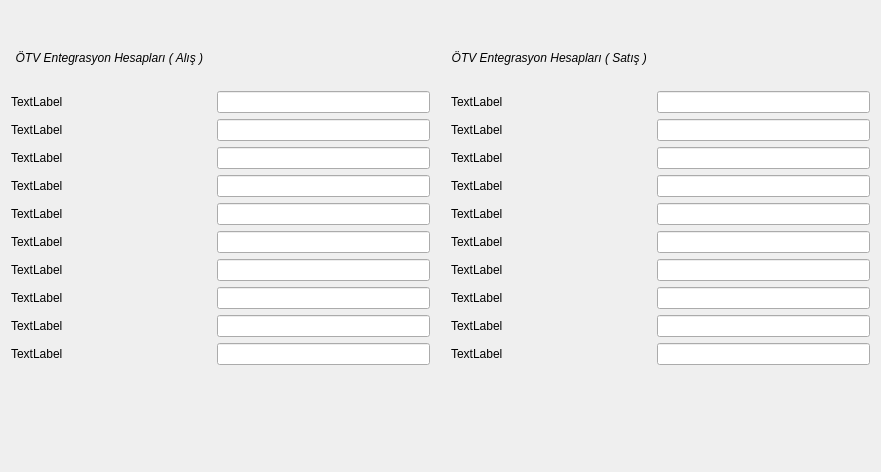
     <widget class="QWidget" name="tab_otv_ent_hesaplari">
      <attribute name="title">
       <string>ÖTV Entegrasyon Hesapları</string>
      </attribute>
      <layout class="QGridLayout" name="gridLayout_23">
       <item row="1" column="0">
        <layout class="QGridLayout" name="gridLayout_14" columnstretch="1,10,15,1,1,10,15">
         <item row="0" column="0" colspan="2">
          <widget class="QLabel" name="label_30">
           <property name="sizePolicy">
            <sizepolicy hsizetype="Expanding" vsizetype="Fixed">
             <horstretch>0</horstretch>
             <verstretch>0</verstretch>
            </sizepolicy>
           </property>
           <property name="font">
            <font>
             <italic>true</italic>
            </font>
           </property>
           <property name="text">
            <string>ÖTV Entegrasyon Hesapları ( Alış ) </string>
           </property>
           <property name="alignment">
            <set>Qt::AlignCenter</set>
           </property>
          </widget>
         </item>
         <item row="0" column="4" colspan="2">
          <widget class="QLabel" name="label_31">
           <property name="sizePolicy">
            <sizepolicy hsizetype="Expanding" vsizetype="Fixed">
             <horstretch>0</horstretch>
             <verstretch>0</verstretch>
            </sizepolicy>
           </property>
           <property name="font">
            <font>
             <italic>true</italic>
            </font>
           </property>
           <property name="text">
            <string>ÖTV Entegrasyon Hesapları ( Satış ) </string>
           </property>
           <property name="alignment">
            <set>Qt::AlignCenter</set>
           </property>
          </widget>
         </item>
         <item row="2" column="0">
          <widget class="QLabel" name="label_alis_otv_orani_0">
           <property name="sizePolicy">
            <sizepolicy hsizetype="Fixed" vsizetype="Fixed">
             <horstretch>0</horstretch>
             <verstretch>0</verstretch>
            </sizepolicy>
           </property>
           <property name="text">
            <string>TextLabel</string>
           </property>
          </widget>
         </item>
         <item row="2" column="1">
          <widget class="QSearchEdit" name="searchEdit_alis_otv_orani_0" native="true">
           <property name="whatsThis">
            <string>Arama widget. </string>
           </property>
           <property name="QSearchEdit" stdset="0">
            <rect>
             <x>0</x>
             <y>0</y>
             <width>100</width>
             <height>100</height>
            </rect>
           </property>
          </widget>
         </item>
         <item row="2" column="2">
          <widget class="QLineEdit" name="lineEdit_alis_otv_orani_0">
           <property name="focusPolicy">
            <enum>Qt::NoFocus</enum>
           </property>
           <property name="readOnly">
            <bool>true</bool>
           </property>
          </widget>
         </item>
         <item row="2" column="4">
          <widget class="QLabel" name="label_satis_otv_orani_0">
           <property name="sizePolicy">
            <sizepolicy hsizetype="Fixed" vsizetype="Fixed">
             <horstretch>0</horstretch>
             <verstretch>0</verstretch>
            </sizepolicy>
           </property>
           <property name="text">
            <string>TextLabel</string>
           </property>
          </widget>
         </item>
         <item row="2" column="5">
          <widget class="QSearchEdit" name="searchEdit_satis_otv_orani_0" native="true">
           <property name="whatsThis">
            <string>Arama widget. </string>
           </property>
           <property name="QSearchEdit" stdset="0">
            <rect>
             <x>0</x>
             <y>0</y>
             <width>100</width>
             <height>100</height>
            </rect>
           </property>
          </widget>
         </item>
         <item row="2" column="6">
          <widget class="QLineEdit" name="lineEdit_satis_otv_orani_0">
           <property name="focusPolicy">
            <enum>Qt::NoFocus</enum>
           </property>
           <property name="readOnly">
            <bool>true</bool>
           </property>
          </widget>
         </item>
         <item row="3" column="0">
          <widget class="QLabel" name="label_alis_otv_orani_1">
           <property name="sizePolicy">
            <sizepolicy hsizetype="Fixed" vsizetype="Fixed">
             <horstretch>0</horstretch>
             <verstretch>0</verstretch>
            </sizepolicy>
           </property>
           <property name="text">
            <string>TextLabel</string>
           </property>
          </widget>
         </item>
         <item row="3" column="1">
          <widget class="QSearchEdit" name="searchEdit_alis_otv_orani_1" native="true">
           <property name="whatsThis">
            <string>Arama widget. </string>
           </property>
           <property name="QSearchEdit" stdset="0">
            <rect>
             <x>0</x>
             <y>0</y>
             <width>100</width>
             <height>100</height>
            </rect>
           </property>
          </widget>
         </item>
         <item row="3" column="2">
          <widget class="QLineEdit" name="lineEdit_alis_otv_orani_1">
           <property name="focusPolicy">
            <enum>Qt::NoFocus</enum>
           </property>
           <property name="readOnly">
            <bool>true</bool>
           </property>
          </widget>
         </item>
         <item row="3" column="4">
          <widget class="QLabel" name="label_satis_otv_orani_1">
           <property name="sizePolicy">
            <sizepolicy hsizetype="Fixed" vsizetype="Fixed">
             <horstretch>0</horstretch>
             <verstretch>0</verstretch>
            </sizepolicy>
           </property>
           <property name="text">
            <string>TextLabel</string>
           </property>
          </widget>
         </item>
         <item row="3" column="5">
          <widget class="QSearchEdit" name="searchEdit_satis_otv_orani_1" native="true">
           <property name="whatsThis">
            <string>Arama widget. </string>
           </property>
           <property name="QSearchEdit" stdset="0">
            <rect>
             <x>0</x>
             <y>0</y>
             <width>100</width>
             <height>100</height>
            </rect>
           </property>
          </widget>
         </item>
         <item row="3" column="6">
          <widget class="QLineEdit" name="lineEdit_satis_otv_orani_1">
           <property name="focusPolicy">
            <enum>Qt::NoFocus</enum>
           </property>
           <property name="readOnly">
            <bool>true</bool>
           </property>
          </widget>
         </item>
         <item row="4" column="0">
          <widget class="QLabel" name="label_alis_otv_orani_2">
           <property name="sizePolicy">
            <sizepolicy hsizetype="Fixed" vsizetype="Fixed">
             <horstretch>0</horstretch>
             <verstretch>0</verstretch>
            </sizepolicy>
           </property>
           <property name="text">
            <string>TextLabel</string>
           </property>
          </widget>
         </item>
         <item row="4" column="1">
          <widget class="QSearchEdit" name="searchEdit_alis_otv_orani_2" native="true">
           <property name="whatsThis">
            <string>Arama widget. </string>
           </property>
           <property name="QSearchEdit" stdset="0">
            <rect>
             <x>0</x>
             <y>0</y>
             <width>100</width>
             <height>100</height>
            </rect>
           </property>
          </widget>
         </item>
         <item row="4" column="2">
          <widget class="QLineEdit" name="lineEdit_alis_otv_orani_2">
           <property name="focusPolicy">
            <enum>Qt::NoFocus</enum>
           </property>
           <property name="readOnly">
            <bool>true</bool>
           </property>
          </widget>
         </item>
         <item row="4" column="4">
          <widget class="QLabel" name="label_satis_otv_orani_2">
           <property name="sizePolicy">
            <sizepolicy hsizetype="Fixed" vsizetype="Fixed">
             <horstretch>0</horstretch>
             <verstretch>0</verstretch>
            </sizepolicy>
           </property>
           <property name="text">
            <string>TextLabel</string>
           </property>
          </widget>
         </item>
         <item row="4" column="5">
          <widget class="QSearchEdit" name="searchEdit_satis_otv_orani_2" native="true">
           <property name="whatsThis">
            <string>Arama widget. </string>
           </property>
           <property name="QSearchEdit" stdset="0">
            <rect>
             <x>0</x>
             <y>0</y>
             <width>100</width>
             <height>100</height>
            </rect>
           </property>
          </widget>
         </item>
         <item row="4" column="6">
          <widget class="QLineEdit" name="lineEdit_satis_otv_orani_2">
           <property name="focusPolicy">
            <enum>Qt::NoFocus</enum>
           </property>
           <property name="readOnly">
            <bool>true</bool>
           </property>
          </widget>
         </item>
         <item row="5" column="0">
          <widget class="QLabel" name="label_alis_otv_orani_3">
           <property name="sizePolicy">
            <sizepolicy hsizetype="Fixed" vsizetype="Fixed">
             <horstretch>0</horstretch>
             <verstretch>0</verstretch>
            </sizepolicy>
           </property>
           <property name="text">
            <string>TextLabel</string>
           </property>
          </widget>
         </item>
         <item row="5" column="1">
          <widget class="QSearchEdit" name="searchEdit_alis_otv_orani_3" native="true">
           <property name="whatsThis">
            <string>Arama widget. </string>
           </property>
           <property name="QSearchEdit" stdset="0">
            <rect>
             <x>0</x>
             <y>0</y>
             <width>100</width>
             <height>100</height>
            </rect>
           </property>
          </widget>
         </item>
         <item row="5" column="2">
          <widget class="QLineEdit" name="lineEdit_alis_otv_orani_3">
           <property name="focusPolicy">
            <enum>Qt::NoFocus</enum>
           </property>
           <property name="readOnly">
            <bool>true</bool>
           </property>
          </widget>
         </item>
         <item row="5" column="4">
          <widget class="QLabel" name="label_satis_otv_orani_3">
           <property name="sizePolicy">
            <sizepolicy hsizetype="Fixed" vsizetype="Fixed">
             <horstretch>0</horstretch>
             <verstretch>0</verstretch>
            </sizepolicy>
           </property>
           <property name="text">
            <string>TextLabel</string>
           </property>
          </widget>
         </item>
         <item row="5" column="5">
          <widget class="QSearchEdit" name="searchEdit_satis_otv_orani_3" native="true">
           <property name="whatsThis">
            <string>Arama widget. </string>
           </property>
           <property name="QSearchEdit" stdset="0">
            <rect>
             <x>0</x>
             <y>0</y>
             <width>100</width>
             <height>100</height>
            </rect>
           </property>
          </widget>
         </item>
         <item row="5" column="6">
          <widget class="QLineEdit" name="lineEdit_satis_otv_orani_3">
           <property name="focusPolicy">
            <enum>Qt::NoFocus</enum>
           </property>
           <property name="readOnly">
            <bool>true</bool>
           </property>
          </widget>
         </item>
         <item row="6" column="0">
          <widget class="QLabel" name="label_alis_otv_orani_4">
           <property name="sizePolicy">
            <sizepolicy hsizetype="Fixed" vsizetype="Fixed">
             <horstretch>0</horstretch>
             <verstretch>0</verstretch>
            </sizepolicy>
           </property>
           <property name="text">
            <string>TextLabel</string>
           </property>
          </widget>
         </item>
         <item row="6" column="1">
          <widget class="QSearchEdit" name="searchEdit_alis_otv_orani_4" native="true">
           <property name="whatsThis">
            <string>Arama widget. </string>
           </property>
           <property name="QSearchEdit" stdset="0">
            <rect>
             <x>0</x>
             <y>0</y>
             <width>100</width>
             <height>100</height>
            </rect>
           </property>
          </widget>
         </item>
         <item row="6" column="2">
          <widget class="QLineEdit" name="lineEdit_alis_otv_orani_4">
           <property name="focusPolicy">
            <enum>Qt::NoFocus</enum>
           </property>
           <property name="readOnly">
            <bool>true</bool>
           </property>
          </widget>
         </item>
         <item row="6" column="4">
          <widget class="QLabel" name="label_satis_otv_orani_4">
           <property name="sizePolicy">
            <sizepolicy hsizetype="Fixed" vsizetype="Fixed">
             <horstretch>0</horstretch>
             <verstretch>0</verstretch>
            </sizepolicy>
           </property>
           <property name="text">
            <string>TextLabel</string>
           </property>
          </widget>
         </item>
         <item row="6" column="5">
          <widget class="QSearchEdit" name="searchEdit_satis_otv_orani_4" native="true">
           <property name="whatsThis">
            <string>Arama widget. </string>
           </property>
           <property name="QSearchEdit" stdset="0">
            <rect>
             <x>0</x>
             <y>0</y>
             <width>100</width>
             <height>100</height>
            </rect>
           </property>
          </widget>
         </item>
         <item row="6" column="6">
          <widget class="QLineEdit" name="lineEdit_satis_otv_orani_4">
           <property name="focusPolicy">
            <enum>Qt::NoFocus</enum>
           </property>
           <property name="readOnly">
            <bool>true</bool>
           </property>
          </widget>
         </item>
         <item row="7" column="0">
          <widget class="QLabel" name="label_alis_otv_orani_5">
           <property name="sizePolicy">
            <sizepolicy hsizetype="Fixed" vsizetype="Fixed">
             <horstretch>0</horstretch>
             <verstretch>0</verstretch>
            </sizepolicy>
           </property>
           <property name="text">
            <string>TextLabel</string>
           </property>
          </widget>
         </item>
         <item row="7" column="1">
          <widget class="QSearchEdit" name="searchEdit_alis_otv_orani_5" native="true">
           <property name="whatsThis">
            <string>Arama widget. </string>
           </property>
           <property name="QSearchEdit" stdset="0">
            <rect>
             <x>0</x>
             <y>0</y>
             <width>100</width>
             <height>100</height>
            </rect>
           </property>
          </widget>
         </item>
         <item row="7" column="2">
          <widget class="QLineEdit" name="lineEdit_alis_otv_orani_5">
           <property name="focusPolicy">
            <enum>Qt::NoFocus</enum>
           </property>
           <property name="readOnly">
            <bool>true</bool>
           </property>
          </widget>
         </item>
         <item row="7" column="4">
          <widget class="QLabel" name="label_satis_otv_orani_5">
           <property name="sizePolicy">
            <sizepolicy hsizetype="Fixed" vsizetype="Fixed">
             <horstretch>0</horstretch>
             <verstretch>0</verstretch>
            </sizepolicy>
           </property>
           <property name="text">
            <string>TextLabel</string>
           </property>
          </widget>
         </item>
         <item row="7" column="5">
          <widget class="QSearchEdit" name="searchEdit_satis_otv_orani_5" native="true">
           <property name="whatsThis">
            <string>Arama widget. </string>
           </property>
           <property name="QSearchEdit" stdset="0">
            <rect>
             <x>0</x>
             <y>0</y>
             <width>100</width>
             <height>100</height>
            </rect>
           </property>
          </widget>
         </item>
         <item row="7" column="6">
          <widget class="QLineEdit" name="lineEdit_satis_otv_orani_5">
           <property name="focusPolicy">
            <enum>Qt::NoFocus</enum>
           </property>
           <property name="readOnly">
            <bool>true</bool>
           </property>
          </widget>
         </item>
         <item row="8" column="0">
          <widget class="QLabel" name="label_alis_otv_orani_6">
           <property name="sizePolicy">
            <sizepolicy hsizetype="Fixed" vsizetype="Fixed">
             <horstretch>0</horstretch>
             <verstretch>0</verstretch>
            </sizepolicy>
           </property>
           <property name="text">
            <string>TextLabel</string>
           </property>
          </widget>
         </item>
         <item row="8" column="1">
          <widget class="QSearchEdit" name="searchEdit_alis_otv_orani_6" native="true">
           <property name="whatsThis">
            <string>Arama widget. </string>
           </property>
           <property name="QSearchEdit" stdset="0">
            <rect>
             <x>0</x>
             <y>0</y>
             <width>100</width>
             <height>100</height>
            </rect>
           </property>
          </widget>
         </item>
         <item row="8" column="2">
          <widget class="QLineEdit" name="lineEdit_alis_otv_orani_6">
           <property name="focusPolicy">
            <enum>Qt::NoFocus</enum>
           </property>
           <property name="readOnly">
            <bool>true</bool>
           </property>
          </widget>
         </item>
         <item row="8" column="4">
          <widget class="QLabel" name="label_satis_otv_orani_6">
           <property name="sizePolicy">
            <sizepolicy hsizetype="Fixed" vsizetype="Fixed">
             <horstretch>0</horstretch>
             <verstretch>0</verstretch>
            </sizepolicy>
           </property>
           <property name="text">
            <string>TextLabel</string>
           </property>
          </widget>
         </item>
         <item row="8" column="5">
          <widget class="QSearchEdit" name="searchEdit_satis_otv_orani_6" native="true">
           <property name="whatsThis">
            <string>Arama widget. </string>
           </property>
           <property name="QSearchEdit" stdset="0">
            <rect>
             <x>0</x>
             <y>0</y>
             <width>100</width>
             <height>100</height>
            </rect>
           </property>
          </widget>
         </item>
         <item row="8" column="6">
          <widget class="QLineEdit" name="lineEdit_satis_otv_orani_6">
           <property name="focusPolicy">
            <enum>Qt::NoFocus</enum>
           </property>
           <property name="readOnly">
            <bool>true</bool>
           </property>
          </widget>
         </item>
         <item row="9" column="0">
          <widget class="QLabel" name="label_alis_otv_orani_7">
           <property name="sizePolicy">
            <sizepolicy hsizetype="Fixed" vsizetype="Fixed">
             <horstretch>0</horstretch>
             <verstretch>0</verstretch>
            </sizepolicy>
           </property>
           <property name="text">
            <string>TextLabel</string>
           </property>
          </widget>
         </item>
         <item row="9" column="1">
          <widget class="QSearchEdit" name="searchEdit_alis_otv_orani_7" native="true">
           <property name="whatsThis">
            <string>Arama widget. </string>
           </property>
           <property name="QSearchEdit" stdset="0">
            <rect>
             <x>0</x>
             <y>0</y>
             <width>100</width>
             <height>100</height>
            </rect>
           </property>
          </widget>
         </item>
         <item row="9" column="2">
          <widget class="QLineEdit" name="lineEdit_alis_otv_orani_7">
           <property name="focusPolicy">
            <enum>Qt::NoFocus</enum>
           </property>
           <property name="readOnly">
            <bool>true</bool>
           </property>
          </widget>
         </item>
         <item row="9" column="4">
          <widget class="QLabel" name="label_satis_otv_orani_7">
           <property name="sizePolicy">
            <sizepolicy hsizetype="Fixed" vsizetype="Fixed">
             <horstretch>0</horstretch>
             <verstretch>0</verstretch>
            </sizepolicy>
           </property>
           <property name="text">
            <string>TextLabel</string>
           </property>
          </widget>
         </item>
         <item row="9" column="5">
          <widget class="QSearchEdit" name="searchEdit_satis_otv_orani_7" native="true">
           <property name="whatsThis">
            <string>Arama widget. </string>
           </property>
           <property name="QSearchEdit" stdset="0">
            <rect>
             <x>0</x>
             <y>0</y>
             <width>100</width>
             <height>100</height>
            </rect>
           </property>
          </widget>
         </item>
         <item row="9" column="6">
          <widget class="QLineEdit" name="lineEdit_satis_otv_orani_7">
           <property name="focusPolicy">
            <enum>Qt::NoFocus</enum>
           </property>
           <property name="readOnly">
            <bool>true</bool>
           </property>
          </widget>
         </item>
         <item row="10" column="0">
          <widget class="QLabel" name="label_alis_otv_orani_8">
           <property name="sizePolicy">
            <sizepolicy hsizetype="Fixed" vsizetype="Fixed">
             <horstretch>0</horstretch>
             <verstretch>0</verstretch>
            </sizepolicy>
           </property>
           <property name="text">
            <string>TextLabel</string>
           </property>
          </widget>
         </item>
         <item row="10" column="1">
          <widget class="QSearchEdit" name="searchEdit_alis_otv_orani_8" native="true">
           <property name="whatsThis">
            <string>Arama widget. </string>
           </property>
           <property name="QSearchEdit" stdset="0">
            <rect>
             <x>0</x>
             <y>0</y>
             <width>100</width>
             <height>100</height>
            </rect>
           </property>
          </widget>
         </item>
         <item row="10" column="2">
          <widget class="QLineEdit" name="lineEdit_alis_otv_orani_8">
           <property name="focusPolicy">
            <enum>Qt::NoFocus</enum>
           </property>
           <property name="readOnly">
            <bool>true</bool>
           </property>
          </widget>
         </item>
         <item row="10" column="4">
          <widget class="QLabel" name="label_satis_otv_orani_8">
           <property name="sizePolicy">
            <sizepolicy hsizetype="Fixed" vsizetype="Fixed">
             <horstretch>0</horstretch>
             <verstretch>0</verstretch>
            </sizepolicy>
           </property>
           <property name="text">
            <string>TextLabel</string>
           </property>
          </widget>
         </item>
         <item row="10" column="5">
          <widget class="QSearchEdit" name="searchEdit_satis_otv_orani_8" native="true">
           <property name="whatsThis">
            <string>Arama widget. </string>
           </property>
           <property name="QSearchEdit" stdset="0">
            <rect>
             <x>0</x>
             <y>0</y>
             <width>100</width>
             <height>100</height>
            </rect>
           </property>
          </widget>
         </item>
         <item row="10" column="6">
          <widget class="QLineEdit" name="lineEdit_satis_otv_orani_8">
           <property name="focusPolicy">
            <enum>Qt::NoFocus</enum>
           </property>
           <property name="readOnly">
            <bool>true</bool>
           </property>
          </widget>
         </item>
         <item row="11" column="0">
          <widget class="QLabel" name="label_alis_otv_orani_9">
           <property name="sizePolicy">
            <sizepolicy hsizetype="Fixed" vsizetype="Fixed">
             <horstretch>0</horstretch>
             <verstretch>0</verstretch>
            </sizepolicy>
           </property>
           <property name="text">
            <string>TextLabel</string>
           </property>
          </widget>
         </item>
         <item row="11" column="1">
          <widget class="QSearchEdit" name="searchEdit_alis_otv_orani_9" native="true">
           <property name="whatsThis">
            <string>Arama widget. </string>
           </property>
           <property name="QSearchEdit" stdset="0">
            <rect>
             <x>0</x>
             <y>0</y>
             <width>100</width>
             <height>100</height>
            </rect>
           </property>
          </widget>
         </item>
         <item row="11" column="2">
          <widget class="QLineEdit" name="lineEdit_alis_otv_orani_9">
           <property name="focusPolicy">
            <enum>Qt::NoFocus</enum>
           </property>
           <property name="readOnly">
            <bool>true</bool>
           </property>
          </widget>
         </item>
         <item row="11" column="4">
          <widget class="QLabel" name="label_satis_otv_orani_9">
           <property name="sizePolicy">
            <sizepolicy hsizetype="Fixed" vsizetype="Fixed">
             <horstretch>0</horstretch>
             <verstretch>0</verstretch>
            </sizepolicy>
           </property>
           <property name="text">
            <string>TextLabel</string>
           </property>
          </widget>
         </item>
         <item row="11" column="5">
          <widget class="QSearchEdit" name="searchEdit_satis_otv_orani_9" native="true">
           <property name="whatsThis">
            <string>Arama widget. </string>
           </property>
           <property name="QSearchEdit" stdset="0">
            <rect>
             <x>0</x>
             <y>0</y>
             <width>100</width>
             <height>100</height>
            </rect>
           </property>
          </widget>
         </item>
         <item row="11" column="6">
          <widget class="QLineEdit" name="lineEdit_satis_otv_orani_9">
           <property name="focusPolicy">
            <enum>Qt::NoFocus</enum>
           </property>
           <property name="readOnly">
            <bool>true</bool>
           </property>
          </widget>
         </item>
         <item row="1" column="0">
          <spacer name="horizontalSpacer_26">
           <property name="orientation">
            <enum>Qt::Horizontal</enum>
           </property>
           <property name="sizeHint" stdset="0">
            <size>
             <width>40</width>
             <height>20</height>
            </size>
           </property>
          </spacer>
         </item>
         <item row="2" column="3">
          <spacer name="horizontalSpacer_27">
           <property name="orientation">
            <enum>Qt::Horizontal</enum>
           </property>
           <property name="sizeHint" stdset="0">
            <size>
             <width>40</width>
             <height>20</height>
            </size>
           </property>
          </spacer>
         </item>
        </layout>
       </item>
       <item row="2" column="0">
        <spacer name="verticalSpacer_20">
         <property name="orientation">
          <enum>Qt::Vertical</enum>
         </property>
         <property name="sizeHint" stdset="0">
          <size>
           <width>859</width>
           <height>96</height>
          </size>
         </property>
        </spacer>
       </item>
       <item row="0" column="0">
        <spacer name="verticalSpacer_21">
         <property name="orientation">
          <enum>Qt::Vertical</enum>
         </property>
         <property name="sizeHint" stdset="0">
          <size>
           <width>20</width>
           <height>40</height>
          </size>
         </property>
        </spacer>
       </item>
      </layout>
     </widget>
